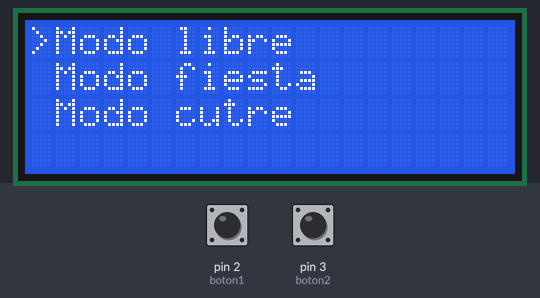
A sketch run on a simulated Arduino Uno, built with avr-gcc and run on an emulated ATmega328P. On the bench: 20×4 character LCD. The inputs (shaded band) are chosen by the test bench; at power-on: pin 2 (boton1) HIGH, pin 3 (boton2) HIGH.

Above: at 1.2 s.
1.3 s: pin 2 (boton1) pulled LOW for 3.2 s
6.0 s: pin 3 (boton2) pulled LOW for 1 s
10.0 s: pin 2 (boton1) pulled LOW for 0.15 s
13.1 s: pin 3 (boton2) pulled LOW for 3.2 s
17.8 s: pin 2 (boton1) pulled LOW for 1 s
20.3 s: pin 2 (boton1) pulsed LOW 5 times (0.12 s each, 0.3 s apart)
Timing chart, 0 to 23.3 s (numbered marks = the images above; inputs shaded):
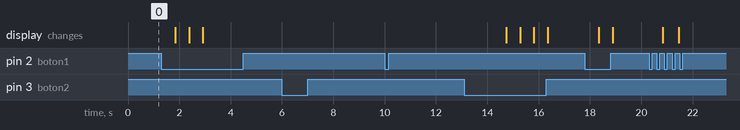

Measured:
- after the input at 6.0 s, every drawn part: stays the same
- after the input at 10.0 s, every drawn part: stays the same

The sketch:

20.1-Resolvemos_ejercicio.ino
```cpp
#include <Wire.h>      // libreria de comunicacion por I2C
#include <LCD.h>      // libreria para funciones de LCD
#include <LiquidCrystal_I2C.h>    // libreria para LCD por I2C

LiquidCrystal_I2C lcd (0x27, 2, 1, 0, 4, 5, 6, 7); // DIR, E, RW, RS, D4, D5, D6, D7

int posx =0;
int posy =0;
int boton1 =2;
int boton2 =3;

void setup() {

    lcd.setBacklightPin(3,POSITIVE);  // puerto P3 de PCF8574 como positivo
    lcd.setBacklight(HIGH);   // habilita iluminacion posterior de LCD
    lcd.begin(20, 4);     // 20 columnas por 4 lineas para LCD 1602A
    lcd.clear();      // limpia pantalla
    pinMode(boton1,INPUT_PULLUP);
    pinMode(boton2,INPUT_PULLUP);

}

void loop() {


int estado1 = digitalRead(boton1);
int estado2 = digitalRead(boton2);

if(estado1==LOW){
  posy+=1;
  delay(500);
}
if(estado2==LOW){
  posy-=1;
  delay(500);
}

lcd.setCursor(0,posy+1);
lcd.print(" ");

lcd.setCursor(0,posy-1);
lcd.print(" ");


    lcd.setCursor(posx, posy);
    lcd.print(">");

    lcd.setCursor(1, 0);
    lcd.print("Modo libre");

     lcd.setCursor(1, 1);
    lcd.print("Modo fiesta");

     lcd.setCursor(1, 2);
    lcd.print("Modo cutre");


}
```
